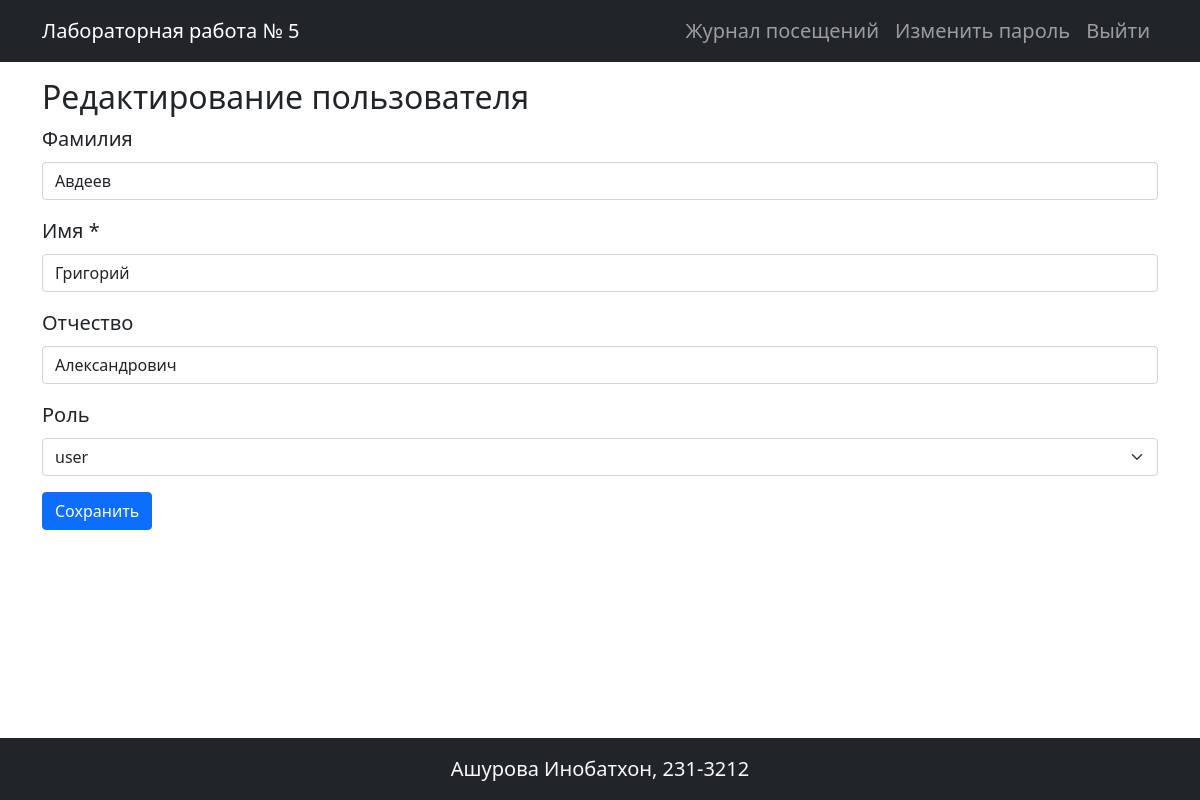
Screenshot of /users/2/edit (signed in) with the database file from the repository.
### app.py (models this page shows)
class User(db.Model, UserMixin):
    id = db.Column(db.Integer, primary_key=True)
    username = db.Column(db.String(50), unique=True, nullable=False)
    password_hash = db.Column(db.String(128), nullable=False)
    last_name = db.Column(db.String(50))
    first_name = db.Column(db.String(50), nullable=False)
    middle_name = db.Column(db.String(50))
    role_id = db.Column(db.Integer, db.ForeignKey('role.id'))
    role = db.relationship('Role', backref='users')
    created_at = db.Column(db.DateTime, default=datetime.utcnow)

class Role(db.Model):
    id = db.Column(db.Integer, primary_key=True)
    name = db.Column(db.String(50), nullable=False)
    description = db.Column(db.String(200))

### app.py (the view, shortened to what this page needs)
@app.route('/users/<int:id>/edit', methods=['GET', 'POST'])
@login_required
def edit_user(id):
    user = User.query.get_or_404(id)
    if current_user.role.name != 'admin' and current_user.id != id:
        flash('Недостаточно прав', 'danger')
        return redirect(url_for('index'))
    roles = Role.query.all()
    return render_template('edit_user.html', user=user, roles=roles)

### app.py (called while the page is built)
@login_manager.user_loader
def load_user(user_id):
    return User.query.get(int(user_id))

@app.before_request
def log_visit():
    if request.path.startswith('/static/'):
        return
    visit = VisitLog(
        path=request.path,
        user_id=current_user.id if current_user.is_authenticated else None
    )
    db.session.add(visit)
    db.session.commit()

### templates/edit_user.html
{% extends "base.html" %}
{% from "_macros.html" import render_user_form %}
{% block content %}
<h2>Редактирование пользователя</h2>
<form method="POST">
    {{ render_user_form(user, roles, is_edit=True, current_user=current_user) }}
</form>
{% endblock %}

### templates/_macros.html (shortened to what this page needs)
{% macro render_user_form(user, roles, is_edit=False, current_user=None) %}
    <div class="mb-3">
        <label for="last_name" class="form-label">Фамилия</label>
        <input type="text" class="form-control" id="last_name" name="last_name" value="{{ user.last_name if user else '' }}">
    </div>
    <div class="mb-3">
        <label for="first_name" class="form-label">Имя *</label>
        <input type="text" class="form-control" id="first_name" name="first_name" value="{{ user.first_name if user else '' }}" required>
    </div>
    <div class="mb-3">
        <label for="middle_name" class="form-label">Отчество</label>
        <input type="text" class="form-control" id="middle_name" name="middle_name" value="{{ user.middle_name if user else '' }}">
    </div>
    <div class="mb-3">
        <label for="role_id" class="form-label">Роль</label>
        {% if current_user and current_user.role.name == 'admin' %}
            <select class="form-select" id="role_id" name="role_id">
                {% for role in roles %}
                    <option value="{{ role.id }}" {% if user and user.role_id == role.id %}selected{% endif %}>
                        {{ role.name }}
                    </option>
                {% endfor %}
            </select>
        {% else %}
            <input type="text" class="form-control"
                   value="{{ user.role.name if user.role else 'Нет роли' }}"
                   disabled>
            <input type="hidden" name="role_id" value="{{ user.role_id }}">
        {% endif %}
    </div>
    <button type="submit" class="btn btn-primary">Сохранить</button>
{% endmacro %}

### static/styles.css (style rules this page uses)
body { font-size: 1.25rem; display: grid; grid-template-rows: auto 1fr auto; height: 100vh; margin: 0; }

### rows the page displays
User: last_name "Авдеев", first_name "Григорий", middle_name "Александрович", role_id "user"
